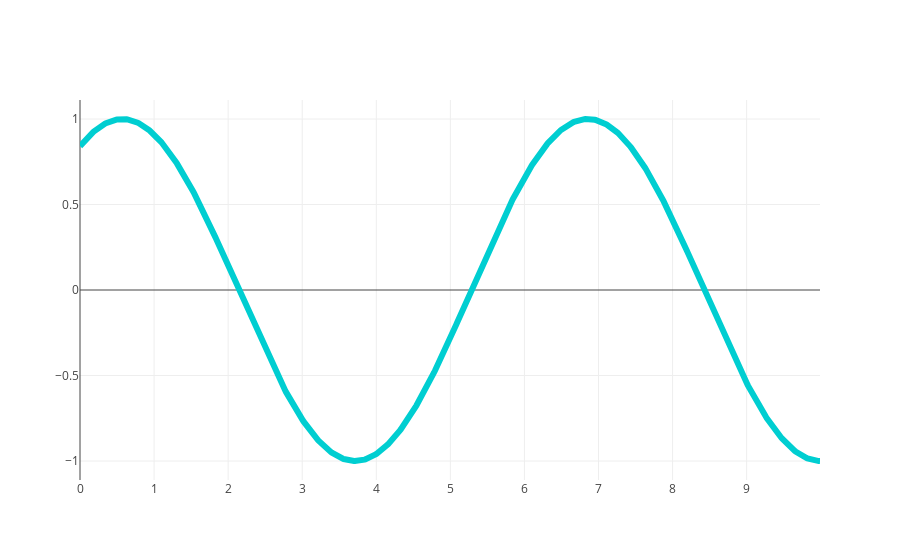

The notebook cell saved with this chart:
### Markdown cell above
## Plotly(data: [Dict])

### Code cell
import numpy as np

data = [dict(
    visible=False,
    line=dict(color='00CED1', width=6),
    name='v ' + str(step),
    x=np.arange(0,10,0.01),
    y=np.sin(step+np.arange(0,10,0.01))
) for step in np.arange(0,5,0.1)]

data[10]['visible'] = True

fig = dict(data=data)

plotly.offline.iplot(fig)

### Figure 1 — Plotly figure (JSON) as saved in the notebook; plotly's stock layout.template omitted (floating-point values rounded to 4 significant figures; data arrays with more than 128 entries replaced by an {"elided": "..."} marker saying what was removed)
{"data": [{"line": {"color": "00CED1", "width": 6}, "name": "v 0.0", "uid": "765150", "visible": false, "x": {"elided": "1000 float values"}, "y": {"elided": "1000 float values"}}, {"line": {"color": "00CED1", "width": 6}, "name": "v 0.1", "uid": "f0ad4d", "visible": false, "x": {"elided": "1000 float values"}, "y": {"elided": "1000 float values"}}, {"line": {"color": "00CED1", "width": 6}, "name": "v 0.2", "uid": "7822a5", "visible": false, "x": {"elided": "1000 float values"}, "y": {"elided": "1000 float values"}}, {"line": {"color": "00CED1", "width": 6}, "name": "v 0.3", "uid": "db726f", "visible": false, "x": {"elided": "1000 float values"}, "y": {"elided": "1000 float values"}}, {"line": {"color": "00CED1", "width": 6}, "name": "v 0.4", "uid": "8a8a96", "visible": false, "x": {"elided": "1000 float values"}, "y": {"elided": "1000 float values"}}, {"line": {"color": "00CED1", "width": 6}, "name": "v 0.5", "uid": "28e235", "visible": false, "x": {"elided": "1000 float values"}, "y": {"elided": "1000 float values"}}, {"line": {"color": "00CED1", "width": 6}, "name": "v 0.6", "uid": "85d0b0", "visible": false, "x": {"elided": "1000 float values"}, "y": {"elided": "1000 float values"}}, {"line": {"color": "00CED1", "width": 6}, "name": "v 0.7", "uid": "cd9d98", "visible": false, "x": {"elided": "1000 float values"}, "y": {"elided": "1000 float values"}}, {"line": {"color": "00CED1", "width": 6}, "name": "v 0.8", "uid": "aa6429", "visible": false, "x": {"elided": "1000 float values"}, "y": {"elided": "1000 float values"}}, {"line": {"color": "00CED1", "width": 6}, "name": "v 0.9", "uid": "868e9f", "visible": false, "x": {"elided": "1000 float values"}, "y": {"elided": "1000 float values"}}, {"line": {"color": "00CED1", "width": 6}, "name": "v 1.0", "uid": "d15403", "visible": true, "x": {"elided": "1000 float values"}, "y": {"elided": "1000 float values"}}, {"line": {"color": "00CED1", "width": 6}, "name": "v 1.1", "uid": "7ea52e", "visible": false, "x": {"elided": "1000 float values"}, "y": {"elided": "1000 float values"}}, {"line": {"color": "00CED1", "width": 6}, "name": "v 1.2", "uid": "6d269a", "visible": false, "x": {"elided": "1000 float values"}, "y": {"elided": "1000 float values"}}, {"line": {"color": "00CED1", "width": 6}, "name": "v 1.3", "uid": "ae7841", "visible": false, "x": {"elided": "1000 float values"}, "y": {"elided": "1000 float values"}}, {"line": {"color": "00CED1", "width": 6}, "name": "v 1.4", "uid": "a9fe07", "visible": false, "x": {"elided": "1000 float values"}, "y": {"elided": "1000 float values"}}, {"line": {"color": "00CED1", "width": 6}, "name": "v 1.5", "uid": "8aca4a", "visible": false, "x": {"elided": "1000 float values"}, "y": {"elided": "1000 float values"}}, {"line": {"color": "00CED1", "width": 6}, "name": "v 1.6", "uid": "a332fe", "visible": false, "x": {"elided": "1000 float values"}, "y": {"elided": "1000 float values"}}, {"line": {"color": "00CED1", "width": 6}, "name": "v 1.7", "uid": "8c30cc", "visible": false, "x": {"elided": "1000 float values"}, "y": {"elided": "1000 float values"}}, {"line": {"color": "00CED1", "width": 6}, "name": "v 1.8", "uid": "c54a5b", "visible": false, "x": {"elided": "1000 float values"}, "y": {"elided": "1000 float values"}}, {"line": {"color": "00CED1", "width": 6}, "name": "v 1.9", "uid": "8a0891", "visible": false, "x": {"elided": "1000 float values"}, "y": {"elided": "1000 float values"}}, {"line": {"color": "00CED1", "width": 6}, "name": "v 2.0", "uid": "2b1472", "visible": false, "x": {"elided": "1000 float values"}, "y": {"elided": "1000 float values"}}, {"line": {"color": "00CED1", "width": 6}, "name": "v 2.1", "uid": "b55ea7", "visible": false, "x": {"elided": "1000 float values"}, "y": {"elided": "1000 float values"}}, {"line": {"color": "00CED1", "width": 6}, "name": "v 2.2", "uid": "6f8f3a", "visible": false, "x": {"elided": "1000 float values"}, "y": {"elided": "1000 float values"}}, {"line": {"color": "00CED1", "width": 6}, "name": "v 2.3", "uid": "afed4b", "visible": false, "x": {"elided": "1000 float values"}, "y": {"elided": "1000 float values"}}, {"line": {"color": "00CED1", "width": 6}, "name": "v 2.4", "uid": "793353", "visible": false, "x": {"elided": "1000 float values"}, "y": {"elided": "1000 float values"}}, {"line": {"color": "00CED1", "width": 6}, "name": "v 2.5", "uid": "679e5c", "visible": false, "x": {"elided": "1000 float values"}, "y": {"elided": "1000 float values"}}, {"line": {"color": "00CED1", "width": 6}, "name": "v 2.6", "uid": "d2aed3", "visible": false, "x": {"elided": "1000 float values"}, "y": {"elided": "1000 float values"}}, {"line": {"color": "00CED1", "width": 6}, "name": "v 2.7", "uid": "35185c", "visible": false, "x": {"elided": "1000 float values"}, "y": {"elided": "1000 float values"}}, {"line": {"color": "00CED1", "width": 6}, "name": "v 2.8", "uid": "eb4ae8", "visible": false, "x": {"elided": "1000 float values"}, "y": {"elided": "1000 float values"}}, {"line": {"color": "00CED1", "width": 6}, "name": "v 2.9", "uid": "ed9ad5", "visible": false, "x": {"elided": "1000 float values"}, "y": {"elided": "1000 float values"}}, {"line": {"color": "00CED1", "width": 6}, "name": "v 3.0", "uid": "d88ec0", "visible": false, "x": {"elided": "1000 float values"}, "y": {"elided": "1000 float values"}}, {"line": {"color": "00CED1", "width": 6}, "name": "v 3.1", "uid": "5bfda6", "visible": false, "x": {"elided": "1000 float values"}, "y": {"elided": "1000 float values"}}, {"line": {"color": "00CED1", "width": 6}, "name": "v 3.2", "uid": "5af6c0", "visible": false, "x": {"elided": "1000 float values"}, "y": {"elided": "1000 float values"}}, {"line": {"color": "00CED1", "width": 6}, "name": "v 3.3", "uid": "357f8e", "visible": false, "x": {"elided": "1000 float values"}, "y": {"elided": "1000 float values"}}, {"line": {"color": "00CED1", "width": 6}, "name": "v 3.4", "uid": "a37cd8", "visible": false, "x": {"elided": "1000 float values"}, "y": {"elided": "1000 float values"}}, {"line": {"color": "00CED1", "width": 6}, "name": "v 3.5", "uid": "d0db04", "visible": false, "x": {"elided": "1000 float values"}, "y": {"elided": "1000 float values"}}, {"line": {"color": "00CED1", "width": 6}, "name": "v 3.6", "uid": "bd2d2b", "visible": false, "x": {"elided": "1000 float values"}, "y": {"elided": "1000 float values"}}, {"line": {"color": "00CED1", "width": 6}, "name": "v 3.7", "uid": "e9b200", "visible": false, "x": {"elided": "1000 float values"}, "y": {"elided": "1000 float values"}}, {"line": {"color": "00CED1", "width": 6}, "name": "v 3.8", "uid": "06f1ac", "visible": false, "x": {"elided": "1000 float values"}, "y": {"elided": "1000 float values"}}, {"line": {"color": "00CED1", "width": 6}, "name": "v 3.9", "uid": "5583cb", "visible": false, "x": {"elided": "1000 float values"}, "y": {"elided": "1000 float values"}}, {"line": {"color": "00CED1", "width": 6}, "name": "v 4.0", "uid": "0f2cb1", "visible": false, "x": {"elided": "1000 float values"}, "y": {"elided": "1000 float values"}}, {"line": {"color": "00CED1", "width": 6}, "name": "v 4.1", "uid": "212839", "visible": false, "x": {"elided": "1000 float values"}, "y": {"elided": "1000 float values"}}, {"line": {"color": "00CED1", "width": 6}, "name": "v 4.2", "uid": "6d666a", "visible": false, "x": {"elided": "1000 float values"}, "y": {"elided": "1000 float values"}}, {"line": {"color": "00CED1", "width": 6}, "name": "v 4.3", "uid": "b1fbb1", "visible": false, "x": {"elided": "1000 float values"}, "y": {"elided": "1000 float values"}}, {"line": {"color": "00CED1", "width": 6}, "name": "v 4.4", "uid": "027e48", "visible": false, "x": {"elided": "1000 float values"}, "y": {"elided": "1000 float values"}}, {"line": {"color": "00CED1", "width": 6}, "name": "v 4.5", "uid": "872d80", "visible": false, "x": {"elided": "1000 float values"}, "y": {"elided": "1000 float values"}}, {"line": {"color": "00CED1", "width": 6}, "name": "v 4.6", "uid": "bb4cae", "visible": false, "x": {"elided": "1000 float values"}, "y": {"elided": "1000 float values"}}, {"line": {"color": "00CED1", "width": 6}, "name": "v 4.7", "uid": "92079e", "visible": false, "x": {"elided": "1000 float values"}, "y": {"elided": "1000 float values"}}, {"line": {"color": "00CED1", "width": 6}, "name": "v 4.8", "uid": "0cc977", "visible": false, "x": {"elided": "1000 float values"}, "y": {"elided": "1000 float values"}}, {"line": {"color": "00CED1", "width": 6}, "name": "v 4.9", "uid": "58b480", "visible": false, "x": {"elided": "1000 float values"}, "y": {"elided": "1000 float values"}}], "layout": {"autosize": true, "xaxis": {"autorange": true, "range": [0, 9.99], "type": "linear"}, "yaxis": {"autorange": true, "range": [-1.111, 1.111], "type": "linear"}}}
